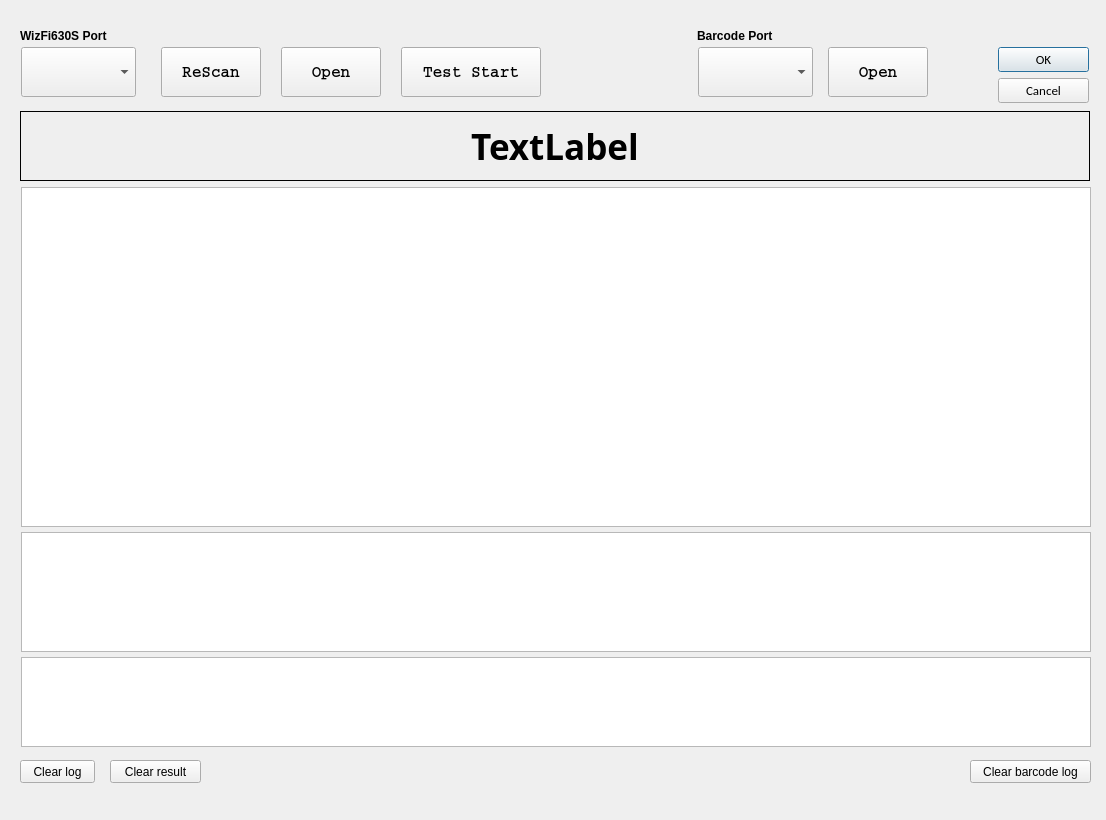
<?xml version="1.0" encoding="UTF-8"?>
<ui version="4.0">
 <class>Dialog</class>
 <widget class="QDialog" name="Dialog">
  <property name="geometry">
   <rect>
    <x>0</x>
    <y>0</y>
    <width>1106</width>
    <height>820</height>
   </rect>
  </property>
  <property name="minimumSize">
   <size>
    <width>1100</width>
    <height>700</height>
   </size>
  </property>
  <property name="maximumSize">
   <size>
    <width>1200</width>
    <height>850</height>
   </size>
  </property>
  <property name="windowTitle">
   <string>Dialog</string>
  </property>
  <widget class="QDialogButtonBox" name="buttonBox">
   <property name="geometry">
    <rect>
     <x>998</x>
     <y>47</y>
     <width>91</width>
     <height>61</height>
    </rect>
   </property>
   <property name="font">
    <font>
     <family>Calibri</family>
     <pointsize>10</pointsize>
    </font>
   </property>
   <property name="orientation">
    <enum>Qt::Vertical</enum>
   </property>
   <property name="standardButtons">
    <set>QDialogButtonBox::Cancel|QDialogButtonBox::Ok</set>
   </property>
  </widget>
  <widget class="QPushButton" name="rescanbutton">
   <property name="geometry">
    <rect>
     <x>161</x>
     <y>47</y>
     <width>100</width>
     <height>50</height>
    </rect>
   </property>
   <property name="minimumSize">
    <size>
     <width>100</width>
     <height>50</height>
    </size>
   </property>
   <property name="maximumSize">
    <size>
     <width>100</width>
     <height>50</height>
    </size>
   </property>
   <property name="font">
    <font>
     <family>Courier</family>
     <pointsize>12</pointsize>
     <weight>75</weight>
     <bold>true</bold>
    </font>
   </property>
   <property name="toolTip">
    <string>&lt;html&gt;&lt;head/&gt;&lt;body&gt;&lt;p&gt;ReScan COM ports&lt;/p&gt;&lt;/body&gt;&lt;/html&gt;</string>
   </property>
   <property name="text">
    <string>ReScan</string>
   </property>
  </widget>
  <widget class="QComboBox" name="combobox_devport">
   <property name="geometry">
    <rect>
     <x>21</x>
     <y>47</y>
     <width>115</width>
     <height>50</height>
    </rect>
   </property>
   <property name="minimumSize">
    <size>
     <width>115</width>
     <height>50</height>
    </size>
   </property>
   <property name="maximumSize">
    <size>
     <width>100</width>
     <height>50</height>
    </size>
   </property>
   <property name="font">
    <font>
     <family>Courier</family>
     <pointsize>12</pointsize>
     <weight>75</weight>
     <bold>true</bold>
    </font>
   </property>
  </widget>
  <widget class="QPushButton" name="button_open_devport">
   <property name="geometry">
    <rect>
     <x>281</x>
     <y>47</y>
     <width>100</width>
     <height>50</height>
    </rect>
   </property>
   <property name="minimumSize">
    <size>
     <width>100</width>
     <height>50</height>
    </size>
   </property>
   <property name="maximumSize">
    <size>
     <width>100</width>
     <height>50</height>
    </size>
   </property>
   <property name="font">
    <font>
     <family>Courier</family>
     <pointsize>12</pointsize>
     <weight>75</weight>
     <bold>true</bold>
    </font>
   </property>
   <property name="text">
    <string>Open</string>
   </property>
  </widget>
  <widget class="QPushButton" name="startbutton">
   <property name="geometry">
    <rect>
     <x>401</x>
     <y>47</y>
     <width>140</width>
     <height>50</height>
    </rect>
   </property>
   <property name="minimumSize">
    <size>
     <width>140</width>
     <height>50</height>
    </size>
   </property>
   <property name="maximumSize">
    <size>
     <width>100</width>
     <height>50</height>
    </size>
   </property>
   <property name="font">
    <font>
     <family>Courier</family>
     <pointsize>12</pointsize>
     <weight>75</weight>
     <bold>true</bold>
    </font>
   </property>
   <property name="text">
    <string>Test Start</string>
   </property>
  </widget>
  <widget class="QComboBox" name="combobox_barcode">
   <property name="geometry">
    <rect>
     <x>698</x>
     <y>47</y>
     <width>115</width>
     <height>50</height>
    </rect>
   </property>
   <property name="minimumSize">
    <size>
     <width>115</width>
     <height>50</height>
    </size>
   </property>
   <property name="maximumSize">
    <size>
     <width>115</width>
     <height>50</height>
    </size>
   </property>
   <property name="font">
    <font>
     <family>Courier</family>
     <pointsize>12</pointsize>
     <weight>75</weight>
     <bold>true</bold>
    </font>
   </property>
  </widget>
  <widget class="QPushButton" name="button_open_barcodeport">
   <property name="geometry">
    <rect>
     <x>828</x>
     <y>47</y>
     <width>100</width>
     <height>50</height>
    </rect>
   </property>
   <property name="minimumSize">
    <size>
     <width>100</width>
     <height>50</height>
    </size>
   </property>
   <property name="maximumSize">
    <size>
     <width>100</width>
     <height>50</height>
    </size>
   </property>
   <property name="font">
    <font>
     <family>Courier</family>
     <pointsize>12</pointsize>
     <weight>75</weight>
     <bold>true</bold>
    </font>
   </property>
   <property name="text">
    <string>Open</string>
   </property>
  </widget>
  <widget class="QPushButton" name="button_clear_log">
   <property name="geometry">
    <rect>
     <x>20</x>
     <y>760</y>
     <width>75</width>
     <height>23</height>
    </rect>
   </property>
   <property name="text">
    <string>Clear log</string>
   </property>
  </widget>
  <widget class="QPushButton" name="button_clear_result">
   <property name="geometry">
    <rect>
     <x>110</x>
     <y>760</y>
     <width>91</width>
     <height>23</height>
    </rect>
   </property>
   <property name="text">
    <string>Clear result</string>
   </property>
  </widget>
  <widget class="QPushButton" name="button_clear_barcodelog">
   <property name="geometry">
    <rect>
     <x>970</x>
     <y>760</y>
     <width>121</width>
     <height>23</height>
    </rect>
   </property>
   <property name="text">
    <string>Clear barcode log</string>
   </property>
  </widget>
  <widget class="QLabel" name="label">
   <property name="geometry">
    <rect>
     <x>20</x>
     <y>26</y>
     <width>110</width>
     <height>20</height>
    </rect>
   </property>
   <property name="minimumSize">
    <size>
     <width>110</width>
     <height>20</height>
    </size>
   </property>
   <property name="maximumSize">
    <size>
     <width>110</width>
     <height>20</height>
    </size>
   </property>
   <property name="font">
    <font>
     <weight>75</weight>
     <bold>true</bold>
    </font>
   </property>
   <property name="text">
    <string>WizFi630S Port</string>
   </property>
  </widget>
  <widget class="QLabel" name="label_2">
   <property name="geometry">
    <rect>
     <x>697</x>
     <y>26</y>
     <width>110</width>
     <height>20</height>
    </rect>
   </property>
   <property name="minimumSize">
    <size>
     <width>110</width>
     <height>20</height>
    </size>
   </property>
   <property name="maximumSize">
    <size>
     <width>110</width>
     <height>20</height>
    </size>
   </property>
   <property name="font">
    <font>
     <weight>75</weight>
     <bold>true</bold>
    </font>
   </property>
   <property name="text">
    <string>Barcode Port</string>
   </property>
  </widget>
  <widget class="QLabel" name="msglabel">
   <property name="geometry">
    <rect>
     <x>20</x>
     <y>111</y>
     <width>1070</width>
     <height>70</height>
    </rect>
   </property>
   <property name="minimumSize">
    <size>
     <width>1070</width>
     <height>68</height>
    </size>
   </property>
   <property name="maximumSize">
    <size>
     <width>1070</width>
     <height>70</height>
    </size>
   </property>
   <property name="font">
    <font>
     <family>Book Antiqua</family>
     <pointsize>26</pointsize>
     <weight>75</weight>
     <bold>true</bold>
    </font>
   </property>
   <property name="frameShape">
    <enum>QFrame::Box</enum>
   </property>
   <property name="text">
    <string>TextLabel</string>
   </property>
   <property name="alignment">
    <set>Qt::AlignCenter</set>
   </property>
  </widget>
  <widget class="QWidget" name="">
   <property name="geometry">
    <rect>
     <x>20</x>
     <y>185</y>
     <width>1072</width>
     <height>564</height>
    </rect>
   </property>
   <layout class="QGridLayout" name="gridLayout">
    <property name="verticalSpacing">
     <number>3</number>
    </property>
    <item row="0" column="0">
     <widget class="QPlainTextEdit" name="logtextedit">
      <property name="minimumSize">
       <size>
        <width>1070</width>
        <height>340</height>
       </size>
      </property>
      <property name="maximumSize">
       <size>
        <width>1070</width>
        <height>340</height>
       </size>
      </property>
      <property name="font">
       <font>
        <family>Courier</family>
        <pointsize>10</pointsize>
       </font>
      </property>
     </widget>
    </item>
    <item row="2" column="0">
     <widget class="QPlainTextEdit" name="logtextedit_barcode">
      <property name="minimumSize">
       <size>
        <width>1070</width>
        <height>90</height>
       </size>
      </property>
      <property name="maximumSize">
       <size>
        <width>1070</width>
        <height>90</height>
       </size>
      </property>
      <property name="font">
       <font>
        <family>Courier</family>
        <pointsize>10</pointsize>
       </font>
      </property>
     </widget>
    </item>
    <item row="1" column="0">
     <widget class="QPlainTextEdit" name="textedit_result">
      <property name="minimumSize">
       <size>
        <width>1070</width>
        <height>120</height>
       </size>
      </property>
      <property name="maximumSize">
       <size>
        <width>1070</width>
        <height>120</height>
       </size>
      </property>
      <property name="font">
       <font>
        <family>Courier</family>
        <pointsize>10</pointsize>
       </font>
      </property>
     </widget>
    </item>
   </layout>
  </widget>
 </widget>
 <resources/>
 <connections>
  <connection>
   <sender>buttonBox</sender>
   <signal>accepted()</signal>
   <receiver>Dialog</receiver>
   <slot>accept()</slot>
   <hints>
    <hint type="sourcelabel">
     <x>248</x>
     <y>254</y>
    </hint>
    <hint type="destinationlabel">
     <x>157</x>
     <y>274</y>
    </hint>
   </hints>
  </connection>
  <connection>
   <sender>buttonBox</sender>
   <signal>rejected()</signal>
   <receiver>Dialog</receiver>
   <slot>reject()</slot>
   <hints>
    <hint type="sourcelabel">
     <x>316</x>
     <y>260</y>
    </hint>
    <hint type="destinationlabel">
     <x>286</x>
     <y>274</y>
    </hint>
   </hints>
  </connection>
 </connections>
</ui>
